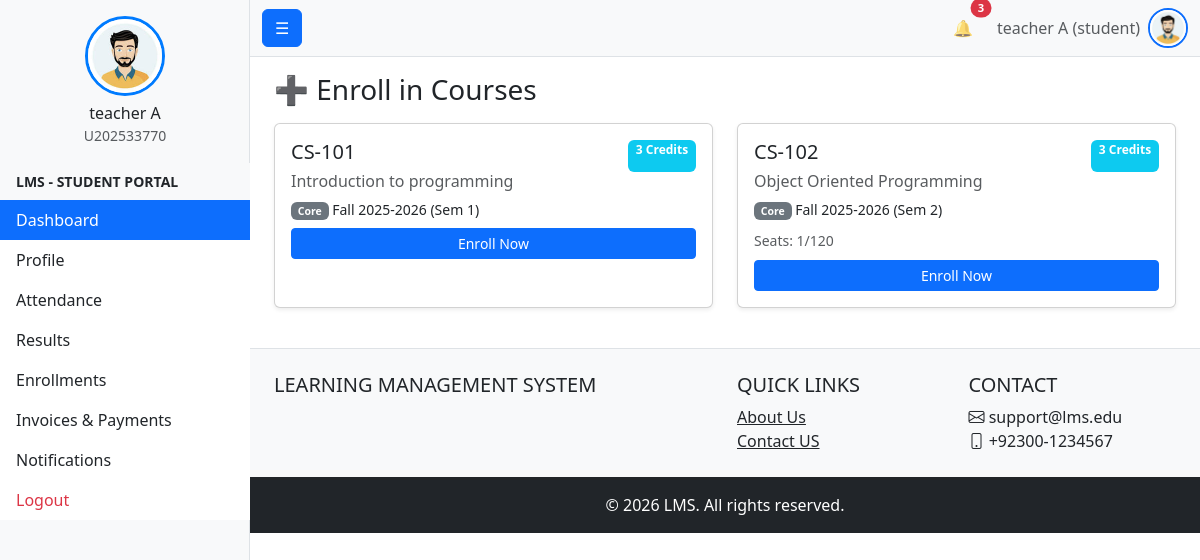
Screenshot of /roles/Student/enrollment/enrollments.php (signed in) with the database file from the repository.
### tables this page shows
CREATE TABLE `users` (
  `id` int(11) NOT NULL,
  `first_name` varchar(100) NOT NULL,
  `last_name` varchar(100) NOT NULL,
  `full_name` varchar(201) GENERATED ALWAYS AS (concat(`first_name`,' ',`last_name`)) STORED,
  `email` varchar(255) DEFAULT NULL,
  `contact_number` varchar(20) DEFAULT NULL,
  `profile_image` varchar(255) DEFAULT NULL COMMENT 'Stores profile image filename (stored in /public/uploads/profiles/)',
  `campus_id` int(11) DEFAULT NULL,
  `gender` enum('male','female','other') DEFAULT NULL,
  `cnic` varchar(15) DEFAULT NULL,
  `date_of_birth` date DEFAULT NULL,
  `address` text DEFAULT NULL,
  `password_hash` varchar(255) NOT NULL,
  `user_code` varchar(255) NOT NULL,
  `status` enum('active','inactive','suspended') NOT NULL DEFAULT 'active',
  `is_deleted` tinyint(1) NOT NULL DEFAULT 0,
  `created_at` timestamp NOT NULL DEFAULT current_timestamp(),
  `updated_at` timestamp NOT NULL DEFAULT current_timestamp() ON UPDATE current_timestamp(),
  `last_login_at` datetime DEFAULT NULL
);

CREATE TABLE `roles` (
  `role_id` int(11) NOT NULL,
  `role_name` enum('student','faculty','admin','student_affairs','examination','admission','accounts') NOT NULL
);

CREATE TABLE `course_offering` (
  `offering_id` int(11) NOT NULL,
  `course_id` int(11) NOT NULL,
  `academic_year` varchar(9) NOT NULL,
  `semester` enum('1','2','3','4','5','6','7','8','9','10') NOT NULL,
  `term` enum('Fall','Spring','Summer') NOT NULL DEFAULT 'Fall',
  `max_enrollment` int(11) DEFAULT NULL,
  `location` varchar(100) DEFAULT NULL,
  `created_at` timestamp NOT NULL DEFAULT current_timestamp(),
  `updated_at` timestamp NOT NULL DEFAULT current_timestamp() ON UPDATE current_timestamp()
);

CREATE TABLE `course` (
  `course_id` int(11) NOT NULL,
  `department_id` int(11) NOT NULL,
  `course_code` varchar(50) NOT NULL,
  `course_name` varchar(150) NOT NULL,
  `credit_hrs` int(11) NOT NULL,
  `course_type` enum('core','elective') NOT NULL,
  `recommended_semester` int(11) DEFAULT NULL COMMENT 'Recommended semester for the course',
  `description` text DEFAULT NULL,
  `created_at` timestamp NOT NULL DEFAULT current_timestamp(),
  `updated_at` timestamp NOT NULL DEFAULT current_timestamp() ON UPDATE current_timestamp(),
  `is_deleted` tinyint(1) NOT NULL DEFAULT 0,
  `updated_by` int(11) DEFAULT NULL
);

### config.php (called while the page is built, shortened)
<?php
function url(string $path = ''): string {
    return rtrim(BASE_URL, '/') . '/' . ltrim($path, '/');
}

### roles/Student/enrollment/enrollments.php (the view, shortened to what this page needs)
<?php
require_once $_SERVER['DOCUMENT_ROOT'] . '/project1/bootstrap.php';
$student_id = $_SESSION['user_id'] ?? null;
$stmt = $conn->prepare("SELECT program_id, current_semester FROM student WHERE student_id = ?");
$stmt->bind_param("i", $student_id);
$stmt->execute();
$student_info = $stmt->get_result()->fetch_assoc() ?: [];
$stmt = $conn->prepare("
    SELECT co.offering_id,
           c.course_id,
           c.course_code,
           c.course_name,
           c.credit_hrs,
           c.course_type,
           co.academic_year,
           co.semester,
           co.term,
           co.max_enrollment,
           (SELECT COUNT(*) FROM enrollment WHERE offering_id = co.offering_id) AS enrolled_count
    FROM course_offering co
    JOIN course c ON co.course_id = c.course_id
    WHERE c.department_id = (
        SELECT department_id FROM program WHERE program_id = ?
    )
    AND co.offering_id NOT IN (
        SELECT offering_id FROM enrollment WHERE student_id = ?
    )
    ORDER BY c.course_code
");
$program_id = $student_info['program_id'] ?? null;
$stmt->bind_param("ii", $program_id, $student_id);
$stmt->execute();
$available_courses = $stmt->get_result()->fetch_all(MYSQLI_ASSOC);
?>
<h3 class="mb-3">➕ Enroll in Courses</h3>
<?php if (empty($available_courses)): ?>
    <div class="alert alert-info">No courses available for enrollment at this time.</div>
<?php else: ?>
    <div class="row" id="courses-container">
        <?php foreach ($available_courses as $course):
            $is_full = $course['max_enrollment'] && $course['enrolled_count'] >= $course['max_enrollment'];
            $off_id = (int)$course['offering_id'];
        ?>
            <div class="col-md-6 mb-3" id="course-<?= $off_id ?>">
                <div class="card shadow-sm h-100">
                    <div class="card-body">
                        <div class="d-flex justify-content-between">
                            <h5><?= htmlspecialchars($course['course_code']) ?></h5>
                            <span class="badge bg-info"><?= htmlspecialchars($course['credit_hrs']) ?> Credits</span>
                        </div>
                        <h6 class="text-muted"><?= htmlspecialchars($course['course_name']) ?></h6>
                        <p class="small mb-2">
                            <span class="badge bg-secondary"><?= htmlspecialchars(ucfirst($course['course_type'])) ?></span>
                            <?= htmlspecialchars($course['term']) ?> <?= htmlspecialchars($course['academic_year']) ?> (Sem <?= htmlspecialchars($course['semester']) ?>)
                        </p>
                        <?php if ($course['max_enrollment']): ?>
                            <small class="text-muted">
                                Seats: <span id="seat-count-<?= $off_id ?>"><?= htmlspecialchars($course['enrolled_count']) ?></span>/<?= htmlspecialchars($course['max_enrollment']) ?>
                            </small>
                        <?php endif; ?>
                        <div class="mt-2">
                            <button class="btn btn-primary btn-sm w-100 enroll-btn"
                                    data-offering="<?= $off_id ?>"
                                    <?= $is_full ? 'disabled' : '' ?>>
                                <?= $is_full ? 'Course Full' : 'Enroll Now' ?>
                            </button>
                        </div>
                    </div>
                </div>
            </div>
        <?php endforeach; ?>
    </div>
<?php endif; ?>
<?php
require_once $_SERVER['DOCUMENT_ROOT'] . '/project1/templates/layout/master_base.php';

### templates/layout/navbar.php (shortened to what this page needs)
<?php
require_once $_SERVER['DOCUMENT_ROOT'].'/project1/bootstrap.php';
$name = 'Guest';
$role = 'guest';
$profile_image_url = url('public/male_avatar.jpeg');
if (isset($_SESSION['user_id'])) {
    $user_id = $_SESSION['user_id'];
    $stmt = $conn->prepare("
        SELECT u.full_name, r.role_name
        FROM users u
        LEFT JOIN user_roles ur ON u.id = ur.user_id
        LEFT JOIN roles r ON ur.role_id = r.role_id
        WHERE u.id = ?
        LIMIT 1
    ");
    $stmt->bind_param('i', $user_id);
    $stmt->execute();
    $result = $stmt->get_result();
    if ($row = $result->fetch_assoc()) {
        $name = $row['full_name'];
        $role = $row['role_name'] ?? 'guest';
    }
    $stmt = $conn->prepare("SELECT COUNT(*) as count FROM user_notification WHERE user_id=? AND is_read=FALSE");
    $stmt->bind_param('i', $user_id);
    $stmt->execute();
    $unread_count = $stmt->get_result()->fetch_assoc()['count'] ?? 0;
} else {
    $unread_count = 0;
    $notifications = [];
}
?>
<nav class="navbar navbar-expand-lg navbar-light bg-light border-bottom">
    <div class="container-fluid">
        <button class="btn btn-primary " id="sidebarToggle">☰</button>
        <div class="collapse navbar-collapse" id="navbarNav">
            <ul class="navbar-nav ms-auto align-items-center">
                <li class="nav-item dropdown me-3">
                    <a class="nav-link position-relative" href="#" id="notificationDropdown" role="button"
                       data-bs-toggle="dropdown" aria-expanded="false" title="Notifications">
                        🔔
                        <?php if ($unread_count > 0): ?>
                        <span class="position-absolute top-0 start-100 translate-middle badge rounded-pill bg-danger" style="font-size:0.7rem;">
                            <?= $unread_count > 9 ? '9+' : $unread_count ?>
                        </span>
                        <?php endif; ?>
                    </a>
                </li>
                <li class="nav-item me-2">
                    <span class="text-muted"><?= htmlspecialchars($name) ?> (<?= htmlspecialchars($role) ?>)</span>
                </li>
                <li class="nav-item dropdown">
                    <a class="nav-link p-0" href="#" id="userDropdown" role="button" data-bs-toggle="dropdown" aria-expanded="false" title="Profile Menu">
                        <img src="<?= $profile_image_url ?>" alt="Profile" class="rounded-circle border border-2 border-primary" style="width: 40px; height: 40px; object-fit: cover; cursor: pointer;">
                    </a>
                </li>
            </ul>
        </div>
    </div>
</nav>

### rows the page displays
users: full_name "teacher A", roles.role_name "student"
course_offering: course.course_code "CS-101", course.credit_hrs "3", course.course_name "Introduction to programming", course.course_type "Core", term "Fall", academic_year "2025-2026", semester "1", shows "Enroll Now"
course_offering: course.course_code "CS-102", course.credit_hrs "3", course.course_name "Object Oriented Programming", course.course_type "Core", term "Fall", academic_year "2025-2026", semester "2", enrolled_count "1", max_enrollment "120", shows "Enroll Now"

### other values shown
$name "teacher A"
$user_code "U202533770"
$role "STUDENT"
$label "Dashboard"
$label "Profile"
$label "Attendance"
$label "Results"
$label "Enrollments"
$label "Invoices & Payments"
$label "Notifications"
$unread_count "3"
